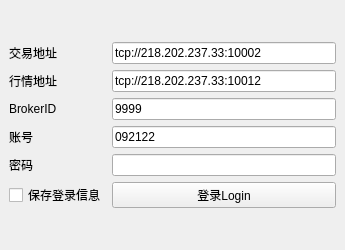
  <widget class="QDockWidget" name="dockWidget_3">
   <property name="minimumSize">
    <size>
     <width>345</width>
     <height>250</height>
    </size>
   </property>
   <property name="features">
    <set>QDockWidget::DockWidgetFloatable|QDockWidget::DockWidgetMovable</set>
   </property>
   <attribute name="dockWidgetArea">
    <number>1</number>
   </attribute>
   <widget class="QWidget" name="dockWidgetContents_3">
    <layout class="QGridLayout" name="gridLayout_3">
     <item row="0" column="0">
      <layout class="QGridLayout" name="gridLayout_2">
       <item row="2" column="0">
        <widget class="QLabel" name="BrokerID">
         <property name="text">
          <string>BrokerID</string>
         </property>
        </widget>
       </item>
       <item row="0" column="0">
        <widget class="QLabel" name="jiaoyidizhi">
         <property name="text">
          <string>交易地址</string>
         </property>
        </widget>
       </item>
       <item row="3" column="0">
        <widget class="QLabel" name="zhanghao">
         <property name="text">
          <string>账号</string>
         </property>
        </widget>
       </item>
       <item row="4" column="0">
        <widget class="QLabel" name="mima">
         <property name="text">
          <string>密码</string>
         </property>
        </widget>
       </item>
       <item row="3" column="1">
        <widget class="QLineEdit" name="USEREdit">
         <property name="text">
          <string>092122</string>
         </property>
        </widget>
       </item>
       <item row="1" column="1">
        <widget class="QLineEdit" name="MDEdit">
         <property name="text">
          <string>tcp://218.202.237.33:10012</string>
         </property>
        </widget>
       </item>
       <item row="2" column="1">
        <widget class="QLineEdit" name="BIDEdit">
         <property name="text">
          <string>9999</string>
         </property>
        </widget>
       </item>
       <item row="4" column="1">
        <widget class="QLineEdit" name="PWEdit">
         <property name="echoMode">
          <enum>QLineEdit::Password</enum>
         </property>
        </widget>
       </item>
       <item row="0" column="1">
        <widget class="QLineEdit" name="TDEdit">
         <property name="whatsThis">
          <string>交易行情,可以从http://www.simnow.com.cn/product.action获取</string>
         </property>
         <property name="text">
          <string>tcp://218.202.237.33:10002</string>
         </property>
        </widget>
       </item>
       <item row="1" column="0">
        <widget class="QLabel" name="hangqingdizhi">
         <property name="text">
          <string>行情地址</string>
         </property>
        </widget>
       </item>
       <item row="5" column="0">
        <widget class="QCheckBox" name="checkBox_saveLogin">
         <property name="text">
          <string>保存登录信息</string>
         </property>
        </widget>
       </item>
       <item row="5" column="1">
        <widget class="QPushButton" name="pushButton_login">
         <property name="text">
          <string>登录Login</string>
         </property>
        </widget>
       </item>
      </layout>
     </item>
    </layout>
   </widget>
  </widget>
